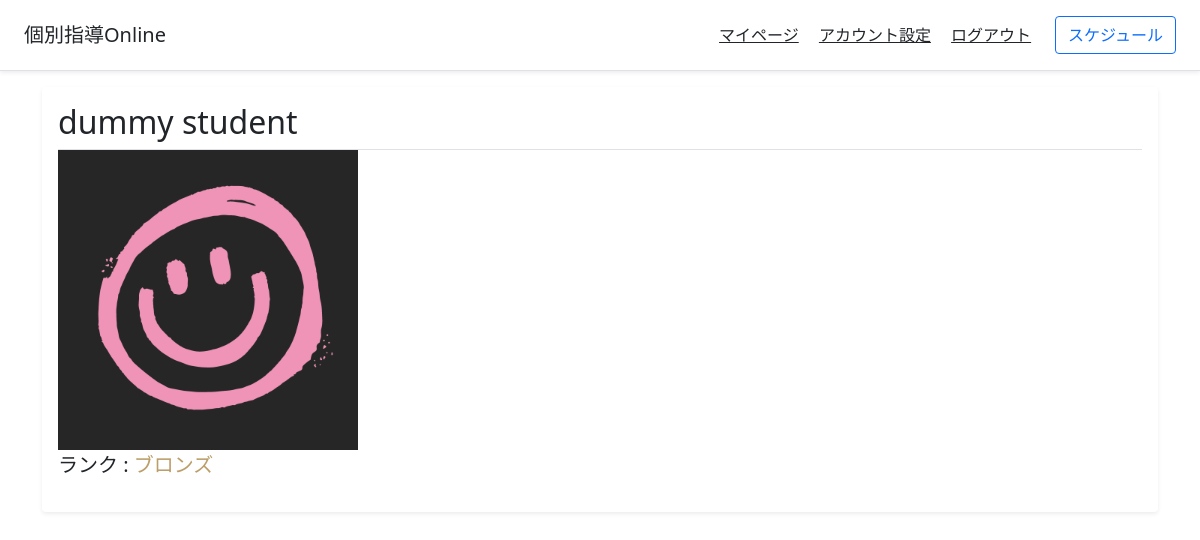
The app's page /profile/2/ (signed in) with its own data.
### tutoringapp/models.py (models this page shows)
class UserModel(AbstractUser):
    user_type = models.TextField(choices=USER_TYPE_CHOICES, default="student") # ユーザーが講師か生徒かを示す
    first_name = models.TextField(default="") # ユーザーの名前
    last_name = models.TextField(default="") # ユーザーの苗字
    profile_image = models.ImageField(upload_to="", default="ProfileImage.png") # ユーザーのプロフィール画像
    start_datetime = models.DateTimeField(auto_now_add=True)
    self_introduction = models.TextField(default="")
    spent_time = models.IntegerField(default=0) # 費やした時間(学習時間or授業をした時間)
    rank = models.TextField(choices=USERS_RANK_CHOICES, default="bronze")
    class_start_datetime = models.DateTimeField(default=datetime.datetime(2000, 1, 1)) # 最後に授業に参加した時間
    class_ending_datetime = models.DateTimeField(default=datetime.datetime(2000, 1, 1)) # 最後に授業を終了した時間

### tutoringapp/views.py (the view)
# urls.py: path("profile/<int:user_id>/", views.profile_view, name="profile"), # ユーザーのプロフィールを表示するページ
def profile_view(request, user_id):
    if request.user.is_authenticated:
        referred_user = get_user_model().objects.get(id=user_id)
        now_date = datetime.datetime.now(datetime.timezone.utc)
        elapsed_time = relativedelta(now_date, referred_user.start_datetime)
        if elapsed_time.year is not None:
            elapsed_year = f"{elapsed_time.year}年"
        else:
            elapsed_year = "1年未満"
        return render(request, "profile.html", {"referred_user" : referred_user, "elapsed_year" : elapsed_year})
    else:
        return redirect("login")

### templates/profile.html (shortened to what this page needs)
{% extends "base.html" %}
{% block content %}
<main class="container">
    <div class="my-3 p-3 bg-white rounded shadow-sm">
        <h2 class="border-bottom pb-2 mb-0">{{referred_user.last_name}} {{referred_user.first_name}}</h2>
        <img src={{referred_user.profile_image.url}} width="300" height="300">
        {% if referred_user.rank == "bronze" %}
        <p class="lead">ランク : <span style="color: #BC9E69;">ブロンズ</span></p>
        {% elif referred_user.rank == "silver" %}
        <p class="lead">ランク : <span style="color: #BEC1C3;">シルバー</span></p>
        {% elif referred_user.rank == "gold" %}
        <p class="lead">ランク : <span style="color: #EFC986;">ゴールド</span></p>
        {% elif referred_user.rank == "diamond" %}
        <p class="lead"><span style="color: #94D1C8;">ダイヤモンド</span></p>
        {% endif %}
    </div>
</main>
{% endblock content %}

### records on screen
UserModel: last_name "dummy", first_name "student", profile_image (picture)
